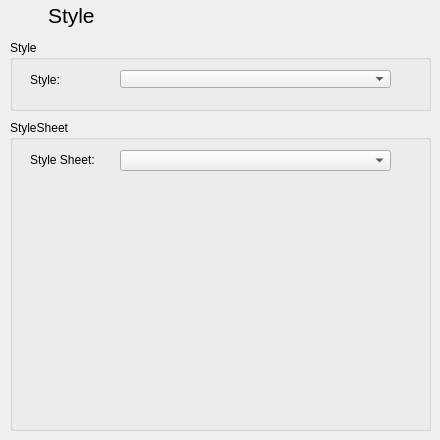
      <widget class="QWidget" name="style_Page">
       <widget class="QGroupBox" name="groupBox_3">
        <property name="geometry">
         <rect>
          <x>10</x>
          <y>120</y>
          <width>421</width>
          <height>311</height>
         </rect>
        </property>
        <property name="title">
         <string>StyleSheet</string>
        </property>
        <widget class="QComboBox" name="styleSheetCombo">
         <property name="enabled">
          <bool>true</bool>
         </property>
         <property name="geometry">
          <rect>
           <x>110</x>
           <y>30</y>
           <width>271</width>
           <height>21</height>
          </rect>
         </property>
         <property name="maximumSize">
          <size>
           <width>16777215</width>
           <height>87</height>
          </size>
         </property>
         <property name="font">
          <font>
           <weight>75</weight>
           <bold>true</bold>
          </font>
         </property>
         <property name="iconSize">
          <size>
           <width>200</width>
           <height>87</height>
          </size>
         </property>
        </widget>
        <widget class="QLabel" name="label_8">
         <property name="geometry">
          <rect>
           <x>20</x>
           <y>30</y>
           <width>81</width>
           <height>20</height>
          </rect>
         </property>
         <property name="sizePolicy">
          <sizepolicy hsizetype="Fixed" vsizetype="Fixed">
           <horstretch>0</horstretch>
           <verstretch>0</verstretch>
          </sizepolicy>
         </property>
         <property name="text">
          <string>Style Sheet:</string>
         </property>
        </widget>
       </widget>
       <widget class="QGroupBox" name="groupBox_2">
        <property name="geometry">
         <rect>
          <x>10</x>
          <y>40</y>
          <width>421</width>
          <height>71</height>
         </rect>
        </property>
        <property name="title">
         <string>Style</string>
        </property>
        <widget class="QComboBox" name="styleCombo">
         <property name="enabled">
          <bool>true</bool>
         </property>
         <property name="geometry">
          <rect>
           <x>110</x>
           <y>30</y>
           <width>271</width>
           <height>18</height>
          </rect>
         </property>
         <property name="sizePolicy">
          <sizepolicy hsizetype="Fixed" vsizetype="Fixed">
           <horstretch>0</horstretch>
           <verstretch>0</verstretch>
          </sizepolicy>
         </property>
        </widget>
        <widget class="QLabel" name="gitCommitHashLabel">
         <property name="geometry">
          <rect>
           <x>20</x>
           <y>30</y>
           <width>51</width>
           <height>20</height>
          </rect>
         </property>
         <property name="sizePolicy">
          <sizepolicy hsizetype="Fixed" vsizetype="Fixed">
           <horstretch>0</horstretch>
           <verstretch>0</verstretch>
          </sizepolicy>
         </property>
         <property name="text">
          <string>Style:</string>
         </property>
        </widget>
       </widget>
       <widget class="QWidget" name="layoutWidget_17">
        <property name="geometry">
         <rect>
          <x>10</x>
          <y>0</y>
          <width>122</width>
          <height>31</height>
         </rect>
        </property>
        <layout class="QGridLayout" name="gridLayout_6">
         <item row="0" column="1">
          <widget class="QLabel" name="label_30">
           <property name="text">
            <string>&lt;!DOCTYPE HTML PUBLIC &quot;-//W3C//DTD HTML 4.0//EN&quot; &quot;http://www.w3.org/TR/REC-html40/strict.dtd&quot;&gt;
&lt;html&gt;&lt;head&gt;&lt;meta name=&quot;qrichtext&quot; content=&quot;1&quot; /&gt;&lt;style type=&quot;text/css&quot;&gt;
p, li { white-space: pre-wrap; }
&lt;/style&gt;&lt;/head&gt;&lt;body style=&quot; font-family:'Sans Serif'; font-size:9pt; font-weight:400; font-style:normal;&quot;&gt;
&lt;p style=&quot; margin-top:12px; margin-bottom:12px; margin-left:0px; margin-right:0px; -qt-block-indent:0; text-indent:0px; font-family:'MS Shell Dlg 2'; font-size:8pt;&quot;&gt;&lt;span style=&quot; font-size:16pt;&quot;&gt;Style     &lt;/span&gt;&lt;/p&gt;&lt;/body&gt;&lt;/html&gt;</string>
           </property>
          </widget>
         </item>
         <item row="0" column="0">
          <widget class="QLabel" name="label_29">
           <property name="maximumSize">
            <size>
             <width>32</width>
             <height>32</height>
            </size>
           </property>
           <property name="pixmap">
            <pixmap resource="resourcen.qrc">:/icons/looknfeel24.png</pixmap>
           </property>
          </widget>
         </item>
        </layout>
       </widget>
      </widget>
